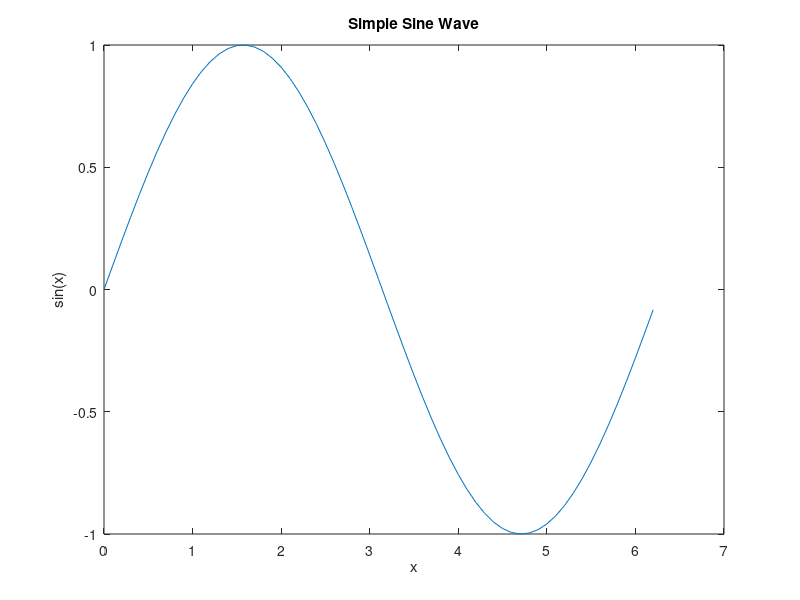

Write the MATLAB code that produced this figure.
% Fig file
x = 0:0.1:2*pi;
y = sin(x);

figure;
plot(x, y);
title('Simple Sine Wave');
xlabel('x');
ylabel('sin(x)');

% Save the figure to a .fig file
savefig('test_figure.fig');
close all
